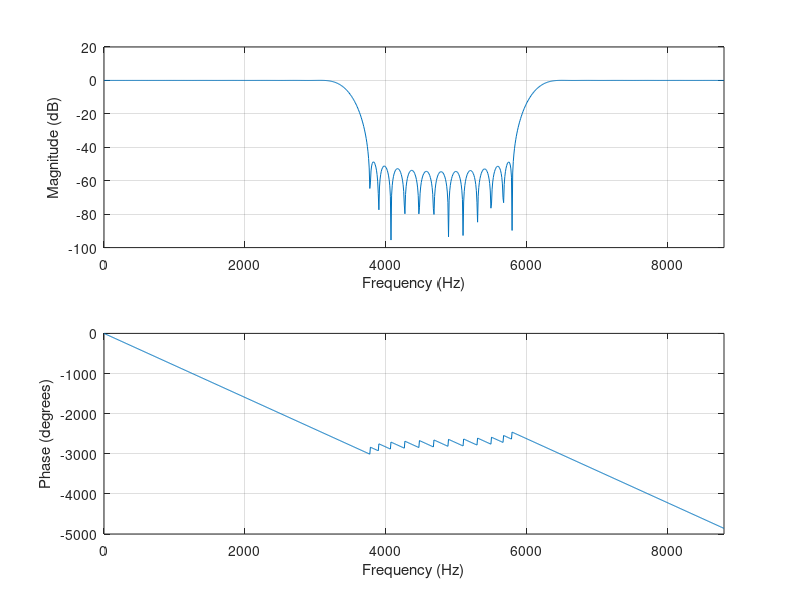

The MATLAB source for this figure:


fsamp = 2800*2*pi;
fcuts = [500*2*pi 600*2*pi 900*2*pi 1050*2*pi];
mags = [1 0 1];
devs = [0.05 0.0044660 0.05];

[n,Wn,beta,ftype] = kaiserord(fcuts,mags,devs,fsamp);
hh = fir1(n,Wn,ftype,kaiser(n+1,beta),'noscale');

freqz(hh,1,1024,fsamp)